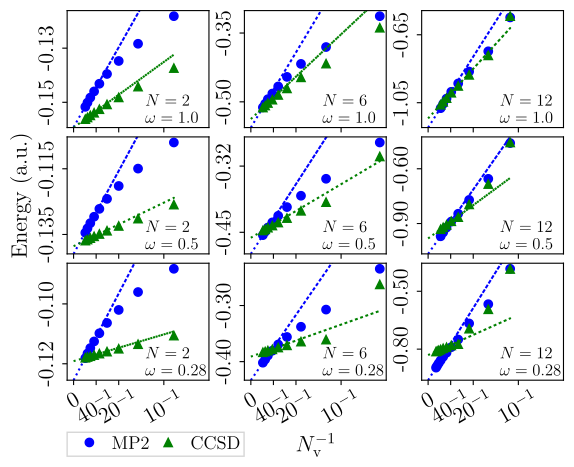

Here is the Python script that generated this plot:
#!/usr/bin/env python3
# taritz: python3 %

import matplotlib.pyplot as plt
import numpy as np
from scipy import stats
import config

config.source_matplotlib_options()

cols = dict(omega=0, nelec=1, nv=2, eom=3, fh=4, mp2=5, ccsd=6)

data = np.loadtxt("../data/AllDATA", skiprows=1)
def data_per_omega_n(omega, n):
    return np.array([d for d in data
                        if d[cols["omega"]] == omega and d[cols["nelec"]] == n])

reg_points = 2
omegas = np.sort(np.unique(data[:, cols["omega"]]))
nelecs = np.sort(np.unique(data[:, cols["nelec"]]))
n_rows = len(omegas)
n_cols = n_rows
print("omegas = ", omegas, "nelecs = ", nelecs)
colors = ["blue", "green"]

legend_where = 7
plot_ylabel = 4
plot_xlabel = 8

f, axes = plt.subplots(n_rows, n_cols, sharex=True)
f.subplots_adjust(hspace=0.08)
f.subplots_adjust(wspace=0.25)

yticks_translation = {
    # (omega, N)
    (1.0, 2): dict(points=[-0.130, -0.150],),
    (1.0, 6): dict(points=[-0.35, -0.5],),
    (1.0, 12): dict(points=[-0.65, -1.05],),
    ####
    (0.5, 2): dict(points=[-0.115, -0.135], decimals=3),
    (0.5, 6): dict(points=[-0.32, -0.45],),
    (0.5, 12): dict(points=[-0.6, -0.9],),
    ####
    (0.28, 2): dict(points=[-0.105, -0.12],),
    (0.28, 6): dict(points=[-0.3, -0.4],),
    (0.28, 12): dict(points=[-0.50, -0.8],),
}

text_position_translation = {
    # (omega, N)
    (1.0, 2): (0.55, 0.15),
    (1.0, 6): (0.55, 0.15),
    (1.0, 12): (0.55, 0.15),
    ####
    (0.5, 2): (0.55, 0.15),
    (0.5, 6): (0.55, 0.15),
    (0.5, 12): (0.55, 0.15),
    ####
    (0.28, 2): (0.55, 0.15),
    (0.28, 6): (0.55, 0.15),
    (0.28, 12): (0.55, 0.15),
}


for inelec, nelec in enumerate(nelecs):
    for iomega, omega in enumerate(reversed(omegas)):
        plot_index = inelec + n_rows * iomega + 1
        ax = plt.subplot(n_rows, n_cols, plot_index)
        _data = data_per_omega_n(omega, nelec)
        nv_rec = 1/_data[:, cols["nv"]]
        nv_rec_with_zero = np.array([0] + list(nv_rec))

        mp2 = _data[:, cols["mp2"]]
        slope, intersection, _, _, _ \
            = stats.linregress(nv_rec[-(reg_points+1):-1],
                               mp2[-(reg_points+1):-1])
        min_yrange = intersection
        print(nv_rec[-(reg_points+1):-1], mp2[-(reg_points+1):-1])
        plt.plot(nv_rec, mp2, "o",
                color=colors[0],
                label="MP2")
        plt.plot(nv_rec_with_zero, intersection + slope * nv_rec_with_zero,
                linestyle="dotted",
                color=colors[0])

        ccsd =  _data[:, cols["ccsd"]]
        slope, intersection, _, _, _ \
            = stats.linregress(nv_rec[-(reg_points+1):-1],
                               ccsd[-(reg_points+1):-1])
        min_yrange = min(intersection, min_yrange)
        plt.plot(nv_rec, ccsd, "^",
                color=colors[1],
                label="CCSD")
        plt.plot(nv_rec_with_zero, intersection + slope * nv_rec_with_zero,
                linestyle="dotted",
                color=colors[1])


        max_yrange = max(max(ccsd), max(mp2))
        ypadding = lambda p: (max_yrange - min_yrange) * p

        translation_key = (omega, nelec)
        if translation_key in yticks_translation:
            yticks = yticks_translation[translation_key]["points"]
            yticks_decimals = yticks_translation[translation_key].get("decimals", 2)
            plt.ylim(min_yrange, max_yrange + ypadding(0.05))
        else:
            yticks_decimals = 2
            yticks = [min_yrange + ypadding(0.2), max_yrange - ypadding(0.2)]
            plt.ylim(min_yrange, max_yrange + ypadding(0.05))

        ax.set_yticks(yticks)
        ax.set_yticklabels(
                [("{:." + str(yticks_decimals) + "f}").format(f) for f in yticks],
                verticalalignment="center",
                rotation=90)

        if iomega == n_rows - 1:
            xticks = [1/40, 0.05, 0.1]
            ax.set_xticks([0] + xticks)
            ax.set_xticklabels(
                [r"$0$"] +
                [r"${:d}^{{-1}}$".format(int(1/i)) for i in xticks],
                rotation=30)
        else:
            ax.set_xticks([])

        text_position = text_position_translation[translation_key]
        ax.text(x=text_position[0], y=text_position[1],
                s=("$N = {:.0f}$"
                   "\n"
                   "$\omega = {}$"
                  ).format(nelec, omega),
                fontsize=12,
                verticalalignment="center",
                #bbox=dict(facecolor="white", alpha=0.5),
                transform=ax.transAxes)

        if plot_index == legend_where:
            plt.legend(#loc="lower right",
                       loc=(-0.0,-0.65),
                       ncol=2,
                       labelspacing=0.1,
                       borderpad=0.2,
                       #handlelength=0.8,
                       handletextpad=0.2,
                       fontsize="small",
                       columnspacing=0.01)
        if plot_index == plot_xlabel:
            plt.xlabel(r"$N_\mathrm{v}^{-1}$")
        if plot_index == plot_ylabel:
            plt.ylabel(r"Energy (a.u.)")

plt.savefig(__file__.replace("py", "pdf"))
